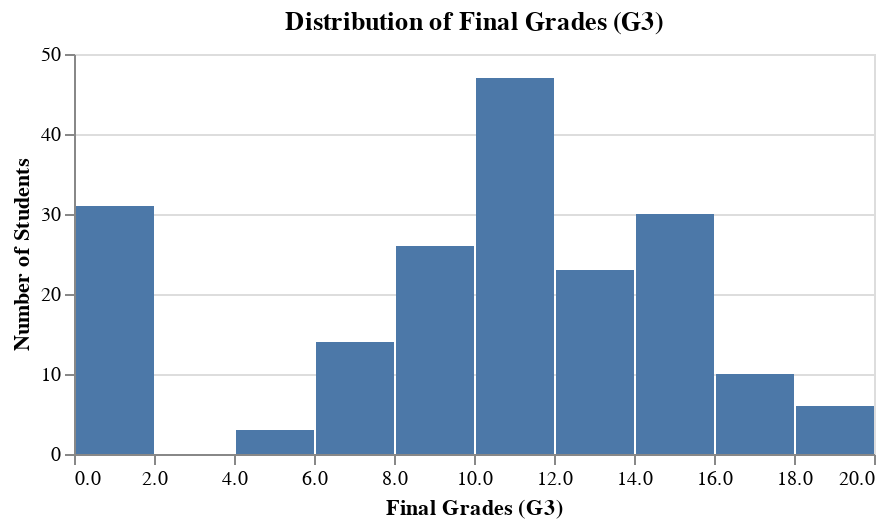

Notebook source saved alongside this figure:
### Markdown cell above
### Visualization
Let's create a visualization to explore the final grades `G3` distribution. We will use a histogram as it allows us to see the spread.

### Code cell
# Visualization of grade distributions
eda_plot1 = alt.Chart(train_df).mark_bar().encode(
    x=alt.X('G3:Q', bin=True, title='Final Grades (G3)'),
    y=alt.Y('count()', title='Number of Students'),
    tooltip=['G3']
).properties(
    title='Distribution of Final Grades (G3)',
    width=400,
    height=200
)
eda_plot1

### Figure 1 — Vega-Lite specification as saved in the notebook (floating-point values rounded to 4 significant figures; data arrays with more than 128 entries replaced by an {"elided": "..."} marker saying what was removed)
{"$schema": "https://vega.github.io/schema/vega-lite/v5.20.1.json", "config": {"view": {"continuousHeight": 300, "continuousWidth": 300}}, "data": {"name": "data-80325931b394bf7bda49e1c3cda61bba"}, "datasets": {"data-80325931b394bf7bda49e1c3cda61bba": {"elided": "316 records"}}, "encoding": {"tooltip": [{"field": "G3", "type": "quantitative"}], "x": {"bin": true, "field": "G3", "title": "Final Grades (G3)", "type": "quantitative"}, "y": {"aggregate": "count", "title": "Number of Students", "type": "quantitative"}}, "height": 200, "mark": {"type": "bar"}, "title": "Distribution of Final Grades (G3)", "width": 400}
